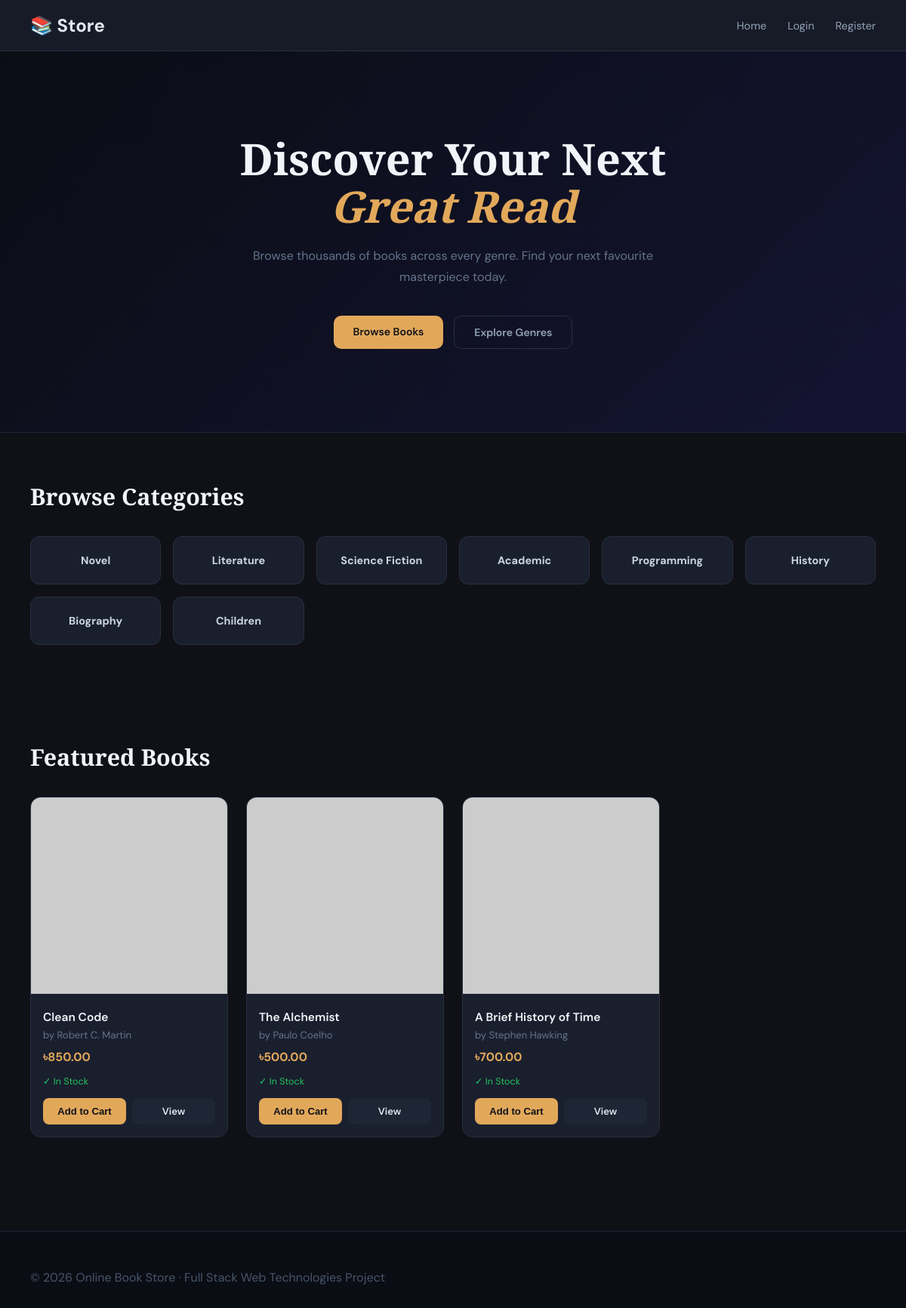
The page / on the database its author committed.
### tables this page shows
CREATE TABLE categories (
    id INT AUTO_INCREMENT PRIMARY KEY,
    name VARCHAR(100) NOT NULL UNIQUE,
    created_at TIMESTAMP DEFAULT CURRENT_TIMESTAMP
);

CREATE TABLE books (
    id INT AUTO_INCREMENT PRIMARY KEY,
    title VARCHAR(150) NOT NULL,
    author VARCHAR(120) NOT NULL,
    description TEXT,
    price DECIMAL(10,2) NOT NULL,
    category_id INT,
    image_path VARCHAR(255),
    stock INT NOT NULL DEFAULT 0,
    created_at TIMESTAMP DEFAULT CURRENT_TIMESTAMP,
    FOREIGN KEY (category_id) REFERENCES categories(id)
);

### index.php (the view, shortened to what this page needs)
<?php
require_once 'config/database.php';
$categories = [];
$books      = [];
$cartCount  = 0;
$catResult = $conn->query("SELECT * FROM categories");
while ($row = $catResult->fetch_assoc()) $categories[] = $row;
$bookResult = $conn->query("SELECT * FROM books ORDER BY created_at DESC");
while ($row = $bookResult->fetch_assoc()) $books[] = $row;
?>
<!DOCTYPE html>
<html lang="en">
<head>
    <link rel="stylesheet" href="public/css/style.css">
</head>
<body>
<nav>
    <div class="logo">📚 <span>Store</span></div>
    <div class="nav-links">
        <a href="index.php">Home</a>
        <?php if (isset($_SESSION['user_id'])): ?>
            <a href="views/customer/cart.php">🛒 Cart (<?= $cartCount ?>)</a>
            <a href="views/customer/order_history.php">Orders</a>
            <a href="views/customer/profile.php">Profile</a>
            <?php if ($_SESSION['role'] === 'admin'): ?>
                <a href="views/admin/dashboard.php">Admin</a>
            <?php endif; ?>
            <a href="controllers/logoutController.php">Logout</a>
        <?php else: ?>
            <a href="views/auth/login.php">Login</a>
            <a href="views/auth/register.php">Register</a>
        <?php endif; ?>
    </div>
</nav>
<section class="hero">
    <h1 style="font-family:'Playfair Display',serif;">
        Discover Your Next<br>
        <span>Great Read</span>
    </h1>
    <p>Browse thousands of books across every genre. Find your next favourite masterpiece today.</p>
    <div class="hero-buttons">
        <a href="#books" class="btn btn-primary">Browse Books</a>
        <a href="#categories" class="btn btn-outline">Explore Genres</a>
    </div>
</section>
<section class="section" id="categories">
    <h2 class="section-title" style="font-family:'Playfair Display',serif;">Browse Categories</h2>
    <div class="category-grid">
        <?php foreach ($categories as $cat): ?>
        <a href="views/customer/category_books.php?category_id=<?= $cat['id'] ?>"
           style="text-decoration:none;">
            <div class="category-card">
                <h3><?= htmlspecialchars($cat['name']) ?></h3>
            </div>
        </a>
        <?php endforeach; ?>
    </div>
</section>
<section class="section" id="books">
    <h2 class="section-title" style="font-family:'Playfair Display',serif;">Featured Books</h2>
    <div class="books-grid">
        <?php foreach ($books as $book): ?>
        <div class="book-card">
            <img src="<?= $book['image_path'] ? 'public/uploads/books/'.$book['image_path'] : 'https://via.placeholder.com/300x380/1a1f2e/e2a85a?text=📖' ?>"
                 alt="<?= htmlspecialchars($book['title']) ?>">
            <div class="book-content">
                <div class="book-title"><?= htmlspecialchars($book['title']) ?></div>
                <div class="book-author">by <?= htmlspecialchars($book['author']) ?></div>
                <div class="book-price">৳<?= number_format($book['price'], 2) ?></div>
                <div class="stock <?= $book['stock'] > 0 ? '' : 'out' ?>">
                    <?= $book['stock'] > 0 ? '✓ In Stock' : '✗ Out of Stock' ?>
                </div>
                <div class="card-buttons">
                    <?php if ($book['stock'] > 0): ?>
                        <button class="small-btn cart-btn" onclick="addToCart(<?= $book['id'] ?>)">
                            Add to Cart
                        </button>
                    <?php endif; ?>
                    <a href="views/customer/book_details.php?id=<?= $book['id'] ?>"
                       class="small-btn view-btn">View</a>
                </div>
            </div>
        </div>
        <?php endforeach; ?>
    </div>
</section>
<footer>
    <p>© 2026 Online Book Store · Full Stack Web Technologies Project</p>
</footer>
</body>
</html>

### public/css/style.css (style rules this page uses)
* { margin: 0; padding: 0; box-sizing: border-box; }
body { font-family: 'DM Sans', Arial, sans-serif; background: #0f1117; color: #e2e8f0; }
a { color: #e2a85a; text-decoration: none; }
nav, .navbar { background: #161b27; padding: 0 40px; height: 68px; display: flex; justify-content: space-between; align-items: center; border-bottom: 1px solid #2a2f3e; position: sticky; top: 0; z-index: 100; }
.logo, .navbar .logo { font-size: 1.5rem; font-weight: 700; color: #e2a85a; }
.logo span, .navbar .logo span { color: #e2e8f0; }
nav a, .navbar a { color: #94a3b8; font-size: 0.9rem; margin-left: 20px; transition: color 0.2s; }
.nav-links { display: flex; align-items: center; gap: 8px; }
h1, h2, h3 { margin-bottom: 18px; color: #f1f5f9; }
button, .btn { background: #e2a85a; color: #0f1117; border: none; padding: 10px 20px; border-radius: 8px; cursor: pointer; font-size: 0.88rem; font-weight: 600; transition: background 0.2s; text-decoration: none; display: inline-block; }
.book-grid, .books-grid { display: grid; grid-template-columns: repeat(auto-fill, minmax(220px, 1fr)); gap: 24px; }
.book-card { background: #1a1f2e; border-radius: 14px; overflow: hidden; border: 1px solid #2a2f3e; transition: transform 0.2s, box-shadow 0.2s; }
.book-card img { width: 100%; height: 260px; object-fit: cover; }
.book-info, .book-content { padding: 16px; }
.book-title { font-weight: 600; font-size: 0.97rem; margin-bottom: 5px; color: #f1f5f9; }
.book-author { font-size: 0.82rem; color: #64748b; margin-bottom: 10px; }
.book-price { font-weight: 700; color: #e2a85a; margin-bottom: 14px; font-size: 1rem; }
.stock { font-size: 0.78rem; color: #22c55e; margin-bottom: 14px; }
.card-buttons { display: flex; gap: 8px; }
.small-btn { flex: 1; padding: 9px; border: none; border-radius: 8px; cursor: pointer; font-size: 0.82rem; font-weight: 600; transition: background 0.2s; }
.cart-btn { background: #e2a85a; color: #0f1117; }
.view-btn { background: #1e2535; color: #e2e8f0; text-decoration: none; display: flex; align-items: center; justify-content: center; }
footer, .site-footer { background: #0a0d14; color: #475569; border-top: 1px solid #1e2535; padding: 50px 40px 30px; margin-top: 60px; }
.hero { background: linear-gradient(135deg, #0a0d14 0%, #141432 100%); padding: 110px 40px; text-align: center; border-bottom: 1px solid #1e2535; }
.hero h1 { font-size: 3.6rem; line-height: 1.1; margin-bottom: 20px; }
.hero h1 span { color: #e2a85a; font-style: italic; }
.hero p { max-width: 600px; margin: 0 auto 36px; color: #64748b; line-height: 1.8; }
.hero-buttons { display: flex; justify-content: center; gap: 14px; flex-wrap: wrap; }
.btn-primary { background: #e2a85a; color: #0f1117; padding: 12px 26px; border-radius: 10px; }
.btn-outline { background: transparent; border: 1px solid #2a2f3e; color: #94a3b8; padding: 12px 26px; border-radius: 10px; }
.section { padding: 64px 40px; }
.section-title { font-size: 1.9rem; margin-bottom: 32px; color: #f1f5f9; }
.category-grid { display: grid; grid-template-columns: repeat(auto-fill, minmax(155px, 1fr)); gap: 16px; }
.category-card { background: #1a1f2e; padding: 22px; border-radius: 12px; border: 1px solid #2a2f3e; text-align: center; cursor: pointer; transition: border-color 0.2s, transform 0.2s; }
.category-card h3 { font-size: 0.9rem; color: #cbd5e1; margin-bottom: 0; }

### rows shown on the page
categories: name "Novel"
categories: name "Literature"
categories: name "Science Fiction"
categories: name "Academic"
categories: name "Programming"
categories: name "History"
categories: name "Biography"
categories: name "Children"
books: title "Clean Code", author "Robert C. Martin", price "850.00", stock "✓ In Stock"
books: title "The Alchemist", author "Paulo Coelho", price "500.00", stock "✓ In Stock"
books: title "A Brief History of Time", author "Stephen Hawking", price "700.00", stock "✓ In Stock"
